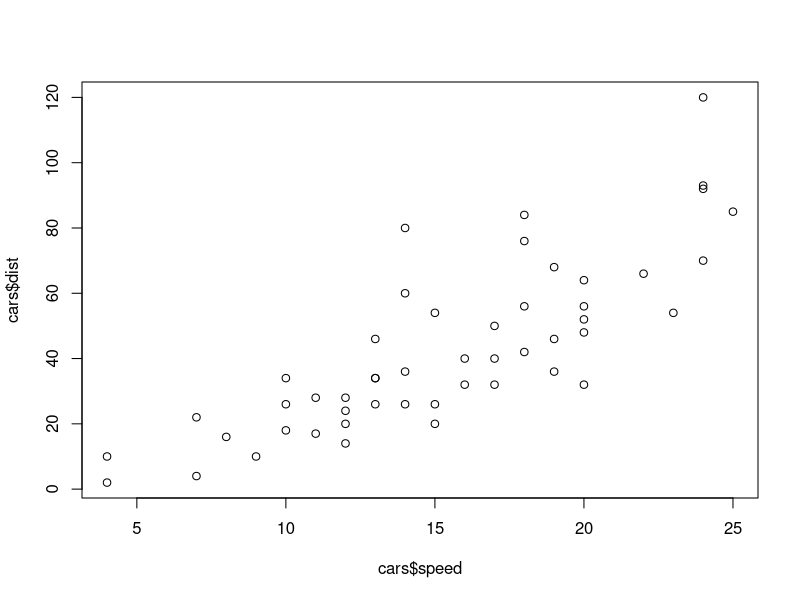
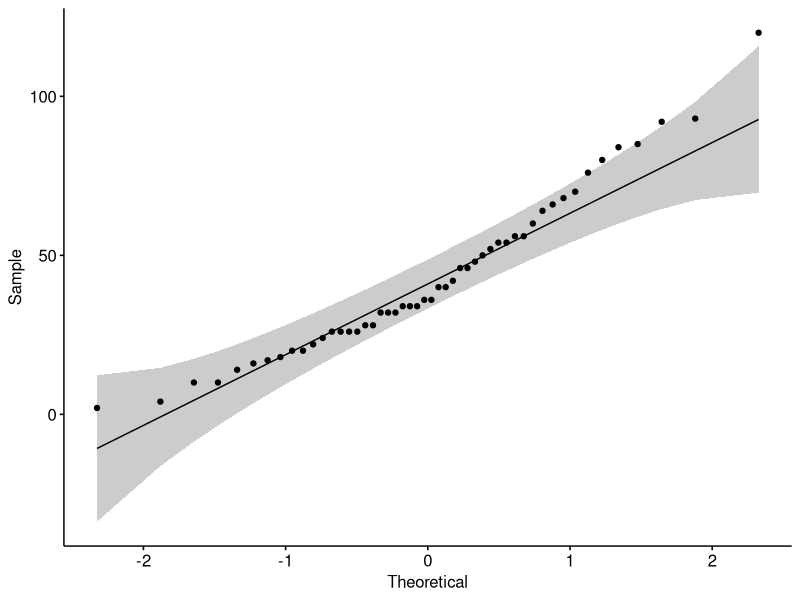
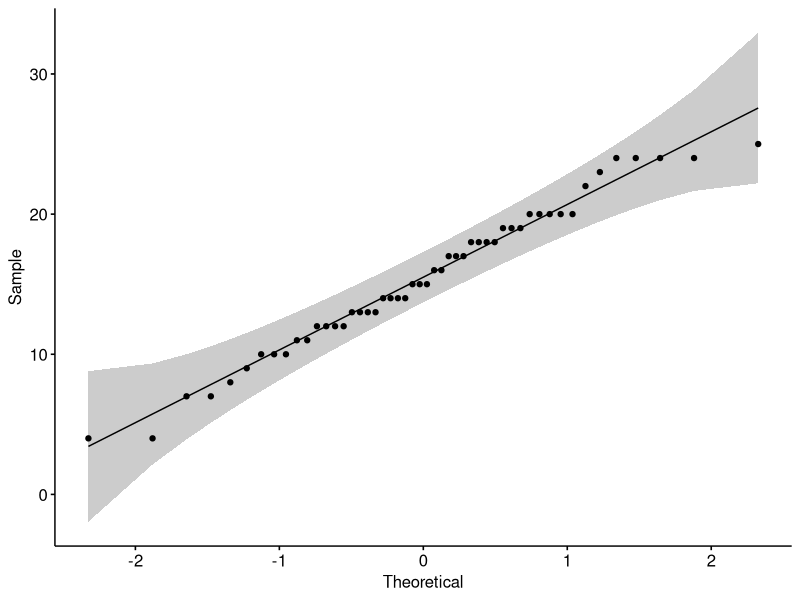
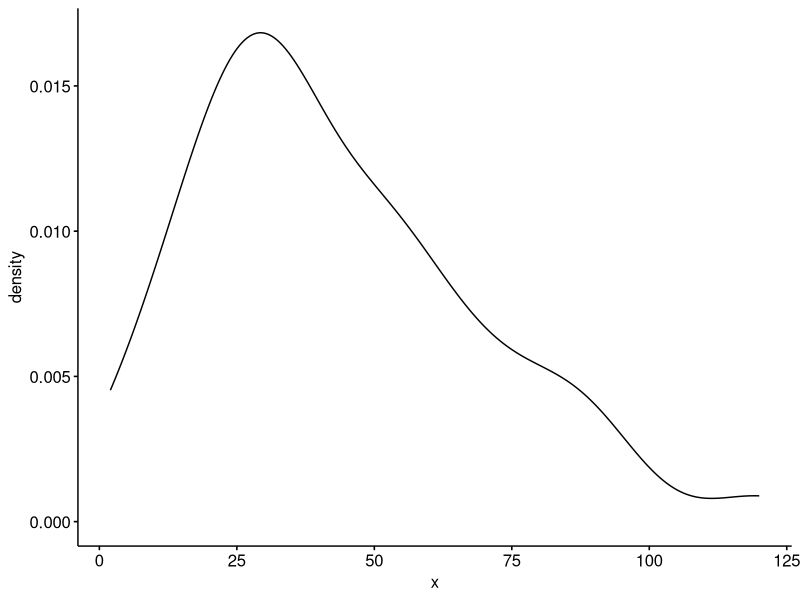
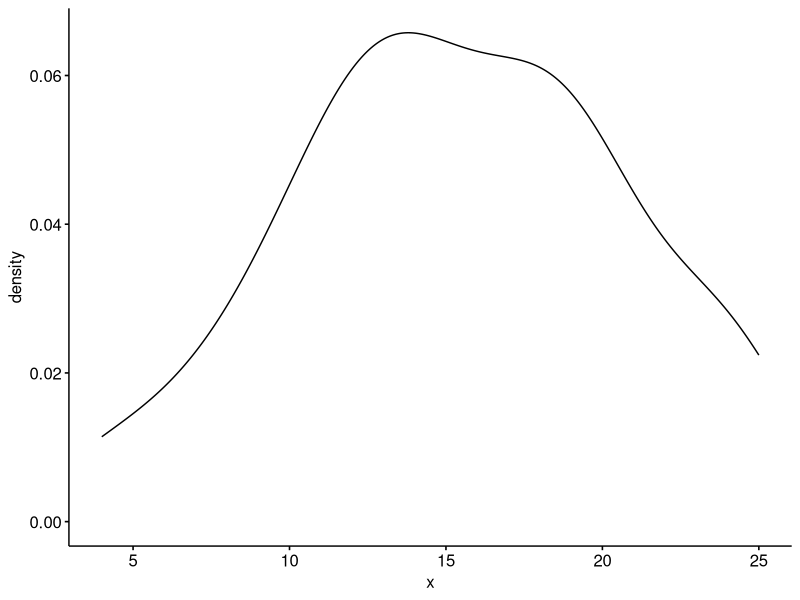
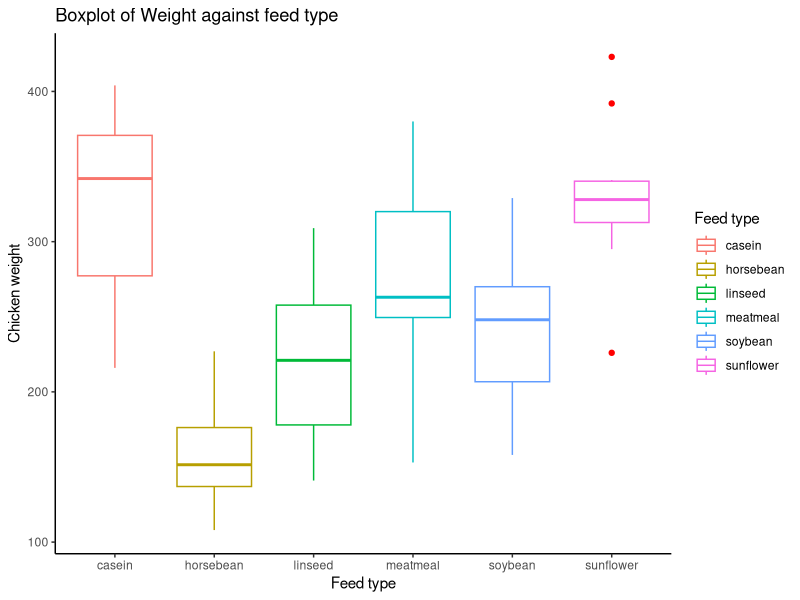

Reproduce these figures in R, in order.
# Creating data
v1<- c(1,2,3,4,5)
v2<- c(6,7,8,9,10)
v3<- c(11,12,13,14,15)
v4<- c(16,17,18,19,20)
vcol<-cbind(v1,v2,v3,v4)
vcol
vrow<- rbind(v1,v2,v3,v4)
vrow

#alternatively
vmat<-seq(1,20,1)
vmat
vmatnew<-matrix(vmat, nrow = 4, ncol = 5, byrow = TRUE)
vmatnew

#naming columns
colnames(vmatnew)<- c("col1","col2","col3","col4","col5")
rownames(vmatnew)<- c("row1","row2","row3","row4")
?kmeans
data()
data("cars")
cars
plot(cars$speed,cars$dist)
# checking for normality

shapiro.test(cars$dist) #pvalue >0.05, hence considered as normal
shapiro.test(cars$speed)
library(ggpubr)
ggqqplot(cars$dist)
ggqqplot(cars$speed) # almost all points being in line

ggdensity(cars$dist) # alternatively plot a density plot
ggdensity(cars$speed)

# chickweigts by feedtype
chickwts
legend_title<-"Feed type"
library(ggplot2)
ggplot(data=chickwts, aes(feed,weight,color=feed))+
  geom_boxplot(outlier.color = "red")+
  guides(fill=guide_legend(reverse = TRUE))+
  labs(title = "Boxplot of Weight against feed type", x="Feed type",y="Chicken weight",color="Feed type")+
  theme_classic()



